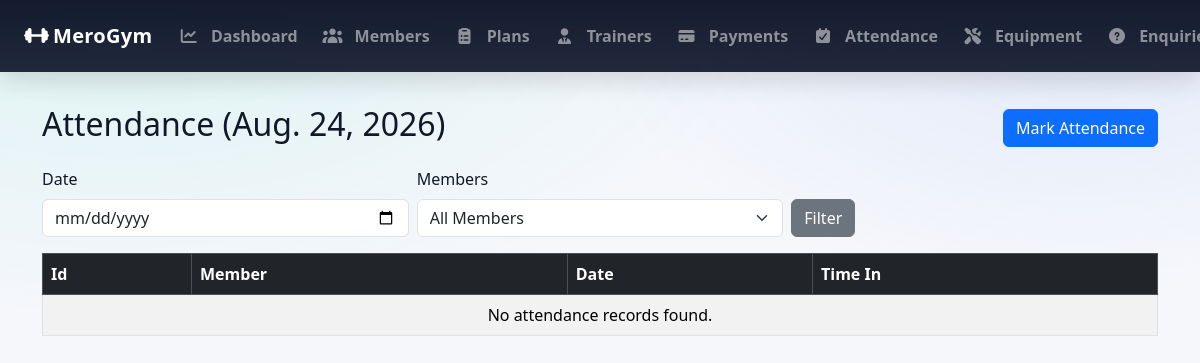
The app's page /admin_attendance/ (signed in), older data.
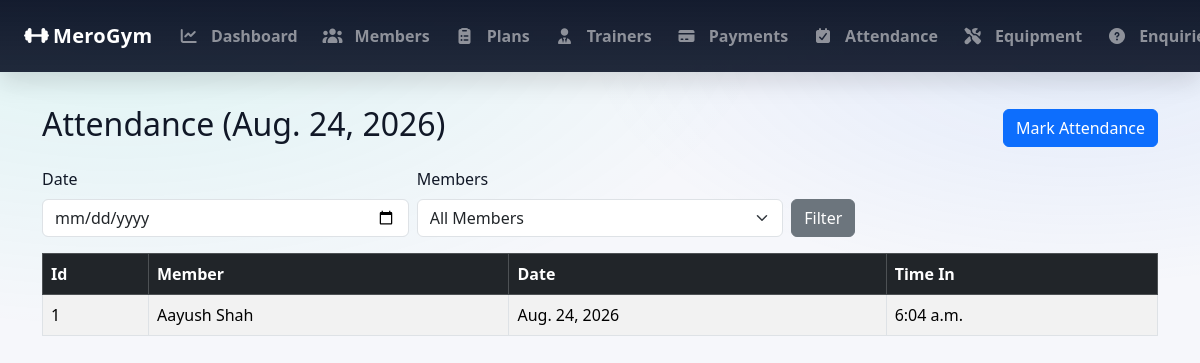
The same page, newer data.
### GymApp/models.py (models this page shows, shortened)
class Attendance(models.Model):
    member = models.ForeignKey(
        MemberProfile,
        on_delete=models.CASCADE,
        related_name='attendances'
    )
    date = models.DateField(default=timezone.now)
    time_in = models.TimeField(null=True, blank=True) # time when member checked in
    class Meta:
        unique_together = ('member', 'date') # ensure one attendance record per member per day

class MemberProfile(models.Model):
    GENDER_CHOICES = (
        ('MALE', 'Male'),
        ('FEMALE', 'Female'),
        ('OTHER', 'Other'),
    )
    user = models.OneToOneField(settings.AUTH_USER_MODEL, on_delete=models.CASCADE, related_name='member_profile')
    full_name = models.CharField(max_length=100)
    mobile = models.CharField(max_length=15)
    age = models.PositiveIntegerField(null=True, blank=True)
    gender = models.CharField(max_length=10, choices=GENDER_CHOICES, null=True, blank=True)
    address = models.TextField(blank=True)
    join_date = models.DateField(default=timezone.now)
    plan = models.ForeignKey(MembershipPlan,
                             on_delete=models.SET_NULL, # If plan is deleted, set to null
                             null=True, blank=True,
                             related_name='members'
                             )
    trainer = models.ForeignKey(
        Trainer,
        on_delete=models.SET_NULL,  # If trainer is deleted, set to null
        null=True, blank=True,
        related_name='members' # access members via trainer.members
    )
    membership_start = models.DateField(null=True, blank=True)
    membership_end = models.DateField(null=True, blank=True)

### GymApp/views.py (the view)
    def wrapper(request, *args, **kwargs):
        if not request.user.is_authenticated or getattr(request.user, 'role', None) != 'ADMIN':
            messages.error(request, 'You must be logged in as an admin to access this page.')
            return redirect('admin_login')  # Redirect to the admin login page
        return view_func(request, *args, **kwargs)

### GymApp/views.py (called while the page is built)
def admin_required(view_func):
    def wrapper(request, *args, **kwargs):
        if not request.user.is_authenticated or getattr(request.user, 'role', None) != 'ADMIN':
            messages.error(request, 'You must be logged in as an admin to access this page.')
            return redirect('admin_login')  # Redirect to the admin login page
        return view_func(request, *args, **kwargs)
    return wrapper

### GymApp/templates/admin_attendance_list.html (shortened to what this page needs)
{% extends 'base.html' %}
{% block content %}
<div class="d-flex justify-content-between align-items-center mb-3">
    <h2>Attendance ({{ selected_date }})</h2>
    <a href="{% url 'admin_attendance_add' %}" class="btn btn-primary">Mark Attendance</a>
</div>
<form method="get" class="row g-2 mb-3">
    <div class="col-md-4">
        <label for="date" class="form-label">Date</label>
        <input type="date" class="form-control" id="date" name="date" value="{{ selected_date }}">
    </div>
    <div class="col-md-4">
        <label for="member_id" class="form-label">Members</label>
        <select name="member_id" id="member_id" class="form-select">
            <option value="">All Members</option>
        </select>
    </div>
    <div class="col-md-2 d-flex align-items-end">
        <button type="submit" class="btn btn-secondary">Filter</button>
    </div>
</form>
<table class="table table-bordered table-striped">
    <thead class="table-dark">
        <tr>
            <th>Id</th>
            <th>Member</th>
            <th>Date</th>
            <th>Time In</th>
        </tr>
    </thead>
    <tbody>
        {% for attendance in attendances %}
        <tr>
            <td>{{ forloop.counter }}</td>
            <td>{{ attendance.member.full_name }}</td>
            <td>{{ attendance.date }}</td>
            <td>{{ attendance.time_in }}</td>
        </tr>
        {% empty %}
        <tr>
            <td colspan="4" class="text-center">No attendance records found.</td>
        </tr>
        {% endfor %}
    </tbody>
</table>
{% endblock %}

Row changes from the older to the newer data that the page shows:
added Attendance: member.full_name "Aayush Shah", date "Aug. 24, 2026", time_in "6:04 a.m."
Text that changed along with them:
text no longer shown: "No attendance records found."
